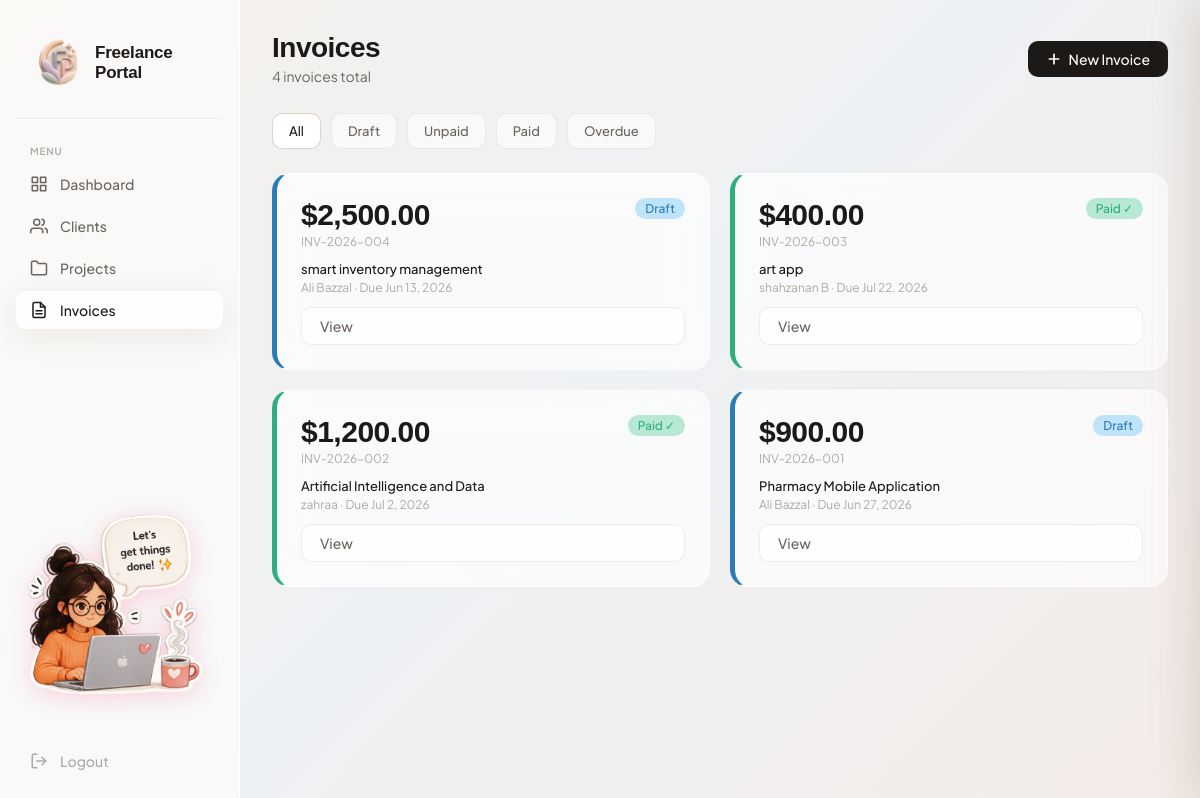
Screenshot of /invoices.php (signed in) with the database file from the repository.
### tables this page shows
CREATE TABLE `invoices` (
  `invoice_id` int(11) NOT NULL,
  `project_id` int(11) NOT NULL,
  `invoice_no` varchar(50) NOT NULL,
  `status` enum('draft','unpaid','paid','overdue') DEFAULT 'draft',
  `due_date` date DEFAULT NULL,
  `notes` text DEFAULT NULL,
  `total` decimal(10,2) DEFAULT 0.00,
  `issued_at` datetime DEFAULT current_timestamp(),
  `paid_at` datetime DEFAULT NULL
);

CREATE TABLE `projects` (
  `project_id` int(11) NOT NULL,
  `client_id` int(11) NOT NULL,
  `title` varchar(200) NOT NULL,
  `description` text DEFAULT NULL,
  `status` enum('draft','in_progress','review','completed','cancelled') DEFAULT 'draft',
  `deadline` date DEFAULT NULL,
  `budget` decimal(10,2) DEFAULT NULL,
  `cover_color` varchar(7) DEFAULT '#FFCBB4',
  `emoji` varchar(10) DEFAULT '?',
  `created_at` datetime DEFAULT current_timestamp(),
  `updated_at` datetime DEFAULT current_timestamp() ON UPDATE current_timestamp()
);

CREATE TABLE `users` (
  `user_id` int(11) NOT NULL,
  `name` varchar(100) NOT NULL,
  `email` varchar(150) NOT NULL,
  `password` varchar(255) NOT NULL,
  `role` enum('freelancer','client') NOT NULL,
  `gender` enum('male','female') DEFAULT 'female',
  `created_at` datetime DEFAULT current_timestamp()
);

### invoices.php (the view, shortened to what this page needs)
<?php
require 'api/db.php';
$gender = $_SESSION['gender'] ?? 'female';
$mascot = "images/mascot/sidebar-{$gender}.png";
$pdo->exec("UPDATE invoices SET status='overdue' WHERE status='unpaid' AND due_date < CURDATE()");
$invoices = $pdo->query("
    SELECT
        i.invoice_id, i.invoice_no, i.status, i.total,
        i.due_date, i.issued_at, i.notes,
        p.title AS project_title, p.project_id,
        u.name  AS client_name,  c.client_id
    FROM invoices i
    JOIN projects p ON p.project_id = i.project_id
    JOIN clients  c ON c.client_id  = p.client_id
    JOIN users    u ON u.user_id    = c.user_id
    ORDER BY i.issued_at DESC
")->fetchAll();
?>
<!DOCTYPE html>
<html lang="en">
<head>
    <link href="https://api.fontshare.com/v2/css?f[]=clash-display@400,500,600,700&display=swap" rel="stylesheet">
    <link rel="stylesheet" href="css/style.css">
</head>
<body>
<div class="app-layout">
    <aside class="sidebar">
        <div class="sidebar-logo">
            <img src="images/logo.png" alt="logo">
            <span class="sidebar-logo-text">Freelance Portal</span>
        </div>
        <span class="nav-label">Menu</span>
        <a href="dashboard.php" class="nav-link">
            Dashboard
        </a>
        <a href="clients.php" class="nav-link">
            Clients
        </a>
        <a href="projects.php" class="nav-link">
            <svg xmlns="http://www.w3.org/2000/svg" width="18" height="18" viewBox="0 0 24 24" fill="none" stroke="currentColor" stroke-width="2" stroke-linecap="round" stroke-linejoin="round"><path d="M22 19a2 2 0 0 1-2 2H4a2 2 0 0 1-2-2V5a2 2 0 0 1 2-2h5l2 3h9a2 2 0 0 1 2 2z"/></svg>
            Projects
        </a>
        <a href="invoices.php" class="nav-link active">
            Invoices
        </a>
        <div class="sidebar-mascot">
            <img src="<?= htmlspecialchars($mascot) ?>" alt="mascot" class="sidebar-mascot-img">
        </div>
        <a href="logout.php" class="sidebar-logout">
            <svg xmlns="http://www.w3.org/2000/svg" width="18" height="18" viewBox="0 0 24 24" fill="none" stroke="currentColor" stroke-width="2" stroke-linecap="round" stroke-linejoin="round"><path d="M9 21H5a2 2 0 0 1-2-2V5a2 2 0 0 1 2-2h4"/><polyline points="16 17 21 12 16 7"/><line x1="21" y1="12" x2="9" y2="12"/></svg>
            Logout
        </a>
    </aside>
    <main class="main-content">
        <div class="page-header">
            <div>
                <h1>Invoices</h1>
                <p class="page-subtitle"><?= count($invoices) ?> invoice<?= count($invoices) !== 1 ? 's' : '' ?> total</p>
            </div>
            <button class="btn btn-primary" onclick="openNewInvoicePanel()">
                <svg xmlns="http://www.w3.org/2000/svg" width="16" height="16" viewBox="0 0 24 24" fill="none" stroke="currentColor" stroke-width="2.5" stroke-linecap="round" stroke-linejoin="round"><line x1="12" y1="5" x2="12" y2="19"/><line x1="5" y1="12" x2="19" y2="12"/></svg>
                New Invoice
            </button>
        </div>
        <div class="filter-bar">
            <button class="filter-btn active" data-filter="all">All</button>
            <button class="filter-btn" data-filter="draft">Draft</button>
            <button class="filter-btn" data-filter="unpaid">Unpaid</button>
            <button class="filter-btn" data-filter="paid">Paid</button>
            <button class="filter-btn" data-filter="overdue">Overdue</button>
        </div>
        <div class="invoices-grid" id="invoicesGrid">
            <?php if (empty($invoices)): ?>
            <div class="empty-state" style="grid-column:1/-1;">
                <div class="empty-state-icon">🧾</div>
                <h3>No invoices yet</h3>
                <p>Create your first invoice to get started.</p>
            </div>
            <?php else: ?>
            <?php foreach ($invoices as $inv): ?>
            <div class="invoice-card <?= $inv['status'] ?>" data-status="<?= $inv['status'] ?>">
                <div style="display:flex;justify-content:space-between;align-items:flex-start;margin-bottom:12px;">
                    <div>
                        <div class="invoice-amount">$<?= number_format($inv['total'], 2) ?></div>
                        <div class="invoice-no"><?= htmlspecialchars($inv['invoice_no']) ?></div>
                    </div>
                    <?= statusBadgePhp($inv['status']) ?>
                </div>
                <div style="font-size:13px;font-weight:500;color:var(--text);margin-bottom:3px;">
                    <?= htmlspecialchars($inv['project_title']) ?>
                </div>
                <div style="font-size:12px;color:var(--text-3);margin-bottom:12px;">
                    <?= htmlspecialchars($inv['client_name']) ?>
                    <?php if ($inv['due_date']): ?>
                    · Due <?= date('M j, Y', strtotime($inv['due_date'])) ?>
                    <?php endif; ?>
                </div>
                <div style="display:flex;gap:8px;">
                    <button class="btn btn-ghost" style="flex:1;" onclick="openViewPanel(<?= $inv['invoice_id'] ?>)">View</button>
                </div>
            </div>
            <?php endforeach; ?>
            <?php endif; ?>
        </div>
    </main>
</div>
</body>
</html>
<?php
function statusBadgePhp($status) {
    $map = [
        'draft'   => ['badge-draft',    'Draft'],
        'unpaid'  => ['badge-unpaid',   'Unpaid'],
        'paid'    => ['badge-paid',     'Paid ✓'],
        'overdue' => ['badge-overdue',  'Overdue'],
    ];
    [$cls, $label] = $map[$status] ?? ['badge-draft', $status];
    return "<span class=\"badge {$cls}\">{$label}</span>";
}
?>

### rows the page displays
invoices: total "2,500.00", invoice_no "INV-2026-004", label "Draft", project.title "smart inventory management", users.name "Ali Bazzal", due_date "Jun 13, 2026"
invoices: total "400.00", invoice_no "INV-2026-003", label "Paid ✓", project.title "art app", users.name "shahzanan B", due_date "Jul 22, 2026"
invoices: total "1,200.00", invoice_no "INV-2026-002", label "Paid ✓", project.title "Artificial Intelligence and Data", users.name "zahraa", due_date "Jul 2, 2026"
invoices: total "900.00", invoice_no "INV-2026-001", label "Draft", project.title "Pharmacy Mobile Application", users.name "Ali Bazzal", due_date "Jun 27, 2026"

### other values shown
count($invoices) "4"
